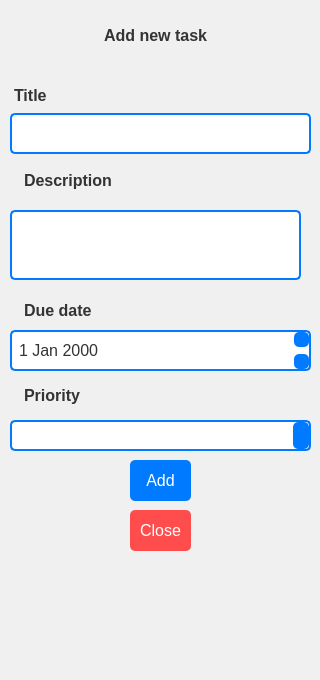
<?xml version="1.0" encoding="UTF-8"?>
<ui version="4.0">
 <class>add</class>
 <widget class="QDialog" name="add">
  <property name="geometry">
   <rect>
    <x>0</x>
    <y>0</y>
    <width>320</width>
    <height>680</height>
   </rect>
  </property>
  <property name="windowTitle">
   <string>Dialog</string>
  </property>
  <property name="styleSheet">
   <string notr="true"> background-color: #f0f0f0; /* Light grey background */
 padding: 10px; /* Padding inside the dialog */
    font-family: Arial, sans-serif; /* Font family */
    font-size: 12pt; /* Font size */</string>
  </property>
  <widget class="QLabel" name="Title">
   <property name="geometry">
    <rect>
     <x>90</x>
     <y>10</y>
     <width>131</width>
     <height>51</height>
    </rect>
   </property>
   <property name="styleSheet">
    <string notr="true">font-weight: bold;
color: #333</string>
   </property>
   <property name="text">
    <string>Add new task</string>
   </property>
  </widget>
  <widget class="QLabel" name="Title_task">
   <property name="geometry">
    <rect>
     <x>0</x>
     <y>70</y>
     <width>61</width>
     <height>51</height>
    </rect>
   </property>
   <property name="font">
    <font>
     <family>Arial</family>
     <pointsize>12</pointsize>
     <bold>true</bold>
    </font>
   </property>
   <property name="styleSheet">
    <string notr="true">color: #333; /* Dark grey text for labels */
    font-weight: bold; /* Bold text */</string>
   </property>
   <property name="text">
    <string>Title</string>
   </property>
  </widget>
  <widget class="QLabel" name="Description">
   <property name="geometry">
    <rect>
     <x>10</x>
     <y>160</y>
     <width>221</width>
     <height>41</height>
    </rect>
   </property>
   <property name="styleSheet">
    <string notr="true">color: #333; /* Dark grey text for labels */
    font-weight: bold; /* Bold text */</string>
   </property>
   <property name="text">
    <string>Description</string>
   </property>
  </widget>
  <widget class="QLabel" name="date">
   <property name="geometry">
    <rect>
     <x>10</x>
     <y>290</y>
     <width>111</width>
     <height>41</height>
    </rect>
   </property>
   <property name="styleSheet">
    <string notr="true">font-weight: bold;
 color: #333</string>
   </property>
   <property name="text">
    <string>Due date</string>
   </property>
  </widget>
  <widget class="QLabel" name="Priority">
   <property name="geometry">
    <rect>
     <x>10</x>
     <y>375</y>
     <width>161</width>
     <height>41</height>
    </rect>
   </property>
   <property name="styleSheet">
    <string notr="true">font-weight: bold;
 color: #333</string>
   </property>
   <property name="text">
    <string>Priority</string>
   </property>
  </widget>
  <widget class="QLineEdit" name="Text_lineEdit">
   <property name="geometry">
    <rect>
     <x>10</x>
     <y>113</y>
     <width>301</width>
     <height>41</height>
    </rect>
   </property>
   <property name="styleSheet">
    <string notr="true">QLineEdit {
    background-color: #FFFFFF; /* White background */
    color: #333333; /* Dark text color */
    border: 2px solid #007BFF; /* Blue border */
    border-radius: 5px; /* Rounded corners */
    padding: 5px; /* Padding inside the text edit */
    font-size: 12pt; /* Font size */
}

QLineEdit:focus {
    border: 2px solid #0056b3; /* Darker blue border when focused */
    background-color: #f0f8ff; /* Light blue background when focused */
    outline: none; /* Remove default outline */
}</string>
   </property>
  </widget>
  <widget class="QTextEdit" name="description_edit">
   <property name="geometry">
    <rect>
     <x>10</x>
     <y>210</y>
     <width>291</width>
     <height>70</height>
    </rect>
   </property>
   <property name="styleSheet">
    <string notr="true">QTextEdit {
    background-color: #FFFFFF; /* White background */
    color: #333333; /* Dark text color */
    border: 2px solid #007BFF; /* Blue border */
    border-radius: 5px; /* Rounded corners */
    padding: 5px; /* Padding inside the text edit */
    font-size: 12pt; /* Font size */
}

QTextEdit:focus {
    border: 2px solid #0056b3; /* Darker blue border when focused */
}
</string>
   </property>
  </widget>
  <widget class="QDateEdit" name="date_edit">
   <property name="geometry">
    <rect>
     <x>10</x>
     <y>330</y>
     <width>301</width>
     <height>41</height>
    </rect>
   </property>
   <property name="styleSheet">
    <string notr="true">QDateEdit {
    background-color: #FFFFFF; /* White background */
    color: #333333; /* Dark text color */
    border: 2px solid #007BFF; /* Blue border */
    border-radius: 5px; /* Rounded corners */
    padding: 5px; /* Padding inside the date edit */
    font-size: 12pt; /* Font size */
}

QDateEdit::drop-down {
    background-color: #007BFF; /* Blue background for dropdown button */
    color: white; /* White text for dropdown button */
    border: none; /* No border for dropdown button */
    border-radius: 5px; /* Rounded corners for dropdown button */
    width: 30px; /* Increase width for better visibility */
}

QDateEdit::drop-down:hover {
    background-color: #0056b3; /* Darker blue on hover */
}

QDateEdit::drop-down:pressed {
    background-color: #004080; /* Even darker when pressed */
}

/* Styling for the arrow buttons */
QDateEdit::up-button, QDateEdit::down-button {
    width: 15px; /* Set a width for the arrows */
    height: 15px; /* Set a height for the arrows */
    background-color: #007BFF; /* Blue background for arrows */
    border: none; /* No border */
    border-radius: 5px; /* Rounded corners for arrows */
}

QDateEdit::up-button:hover, QDateEdit::down-button:hover {
    background-color: #0056b3; /* Darker blue on hover */
}

QDateEdit::up-button:pressed, QDateEdit::down-button:pressed {
    background-color: #004080; /* Even darker when pressed */
}

QDateEdit::calendar-popup {
    background-color: #FFFFFF; /* White background for calendar popup */
    border: 1px solid #007BFF; /* Blue border for calendar popup */
}
</string>
   </property>
  </widget>
  <widget class="QComboBox" name="priority_combo">
   <property name="geometry">
    <rect>
     <x>10</x>
     <y>420</y>
     <width>301</width>
     <height>31</height>
    </rect>
   </property>
   <property name="styleSheet">
    <string notr="true">QComboBox {
    background-color: #FFFFFF; /* White background */
    color: #333333; /* Dark text color */
    border: 2px solid #007BFF; /* Blue border */
    border-radius: 5px; /* Rounded corners */
    padding: 5px; /* Padding inside the combo box */
    font-size: 12pt; /* Font size */
}

QComboBox::drop-down {
    background-color: #007BFF; /* Blue background for dropdown button */
    color: white; /* White text for dropdown button */
    border: none; /* No border for dropdown button */
    border-radius: 5px; /* Rounded corners for dropdown button */
}

QComboBox::drop-down:hover {
    background-color: #0056b3; /* Darker blue on hover */
}

QComboBox QAbstractItemView {
    background-color: #FFFFFF; /* White background for dropdown items */
    color: #333333; /* Dark text color for dropdown items */
    selection-background-color: #007BFF; /* Blue background for selected item */
    selection-color: white; /* White text for selected item */
}
</string>
   </property>
  </widget>
  <widget class="QPushButton" name="add_butt">
   <property name="geometry">
    <rect>
     <x>130</x>
     <y>460</y>
     <width>61</width>
     <height>41</height>
    </rect>
   </property>
   <property name="styleSheet">
    <string notr="true">QPushButton {
    background-color: #007BFF; /* Blue background for buttons */
    color: white; /* White text */
    border: none; /* No border */
    border-radius: 5px; /* Rounded corners */
    padding: 10px; /* Padding inside buttons */
}

QPushButton:hover {
    background-color: #0056b3; /* Darker blue on hover */
}

QPushButton:pressed {
    background-color: #004494; /* Even darker blue when pressed */
}</string>
   </property>
   <property name="text">
    <string>Add</string>
   </property>
  </widget>
  <widget class="QPushButton" name="close_butt">
   <property name="geometry">
    <rect>
     <x>130</x>
     <y>510</y>
     <width>61</width>
     <height>41</height>
    </rect>
   </property>
   <property name="styleSheet">
    <string notr="true">QPushButton {
    background-color: #FF4D4D; /* Bright red background */
    color: white; /* White text */
    border: none; /* No border */
    border-radius: 5px; /* Rounded corners */
    padding: 10px; /* Padding inside the button */
    font-size: 12pt; /* Font size */
}

QPushButton:hover {
    background-color: #D13333; /* Darker red on hover */
}

QPushButton:pressed {
    background-color: #A62828; /* Even darker red when pressed */
}
</string>
   </property>
   <property name="text">
    <string>Close</string>
   </property>
  </widget>
  <widget class="QLabel" name="error_label">
   <property name="geometry">
    <rect>
     <x>0</x>
     <y>570</y>
     <width>371</width>
     <height>41</height>
    </rect>
   </property>
   <property name="styleSheet">
    <string notr="true">QLabel#ErrorLabel {
    color: white; /* White text for error label */
    background-color: red; /* Red background for error label */
    padding: 5px; /* Padding inside the error label */
    border-radius: 5px; /* Rounded corners */
}</string>
   </property>
   <property name="text">
    <string/>
   </property>
  </widget>
 </widget>
 <resources/>
 <connections/>
</ui>
